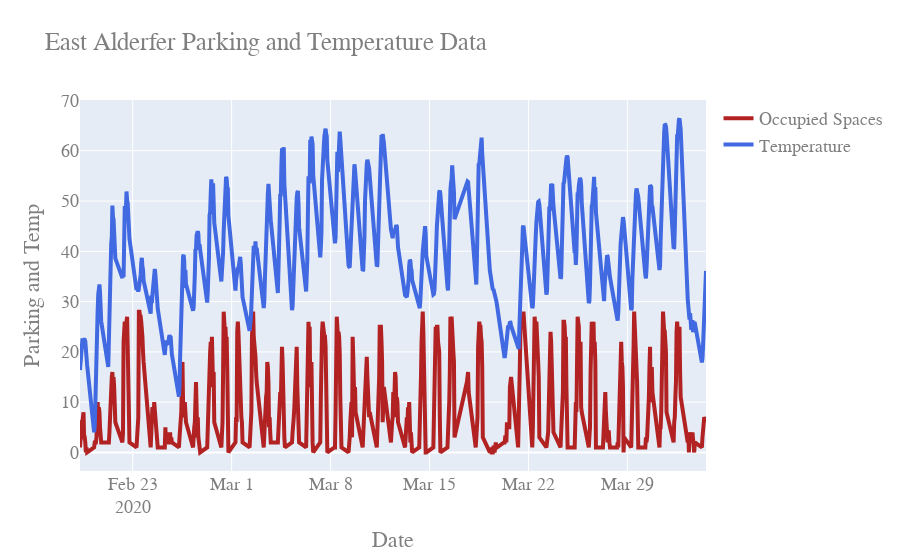

The cell this chart's notebook holds for it:
### Code cell
import requests
import datetime
import plotly.graph_objects as go\

lot_name = 'East Alderfer'
req = requests.get('https://services2.arcgis.com/23RzpZFMLfrk9IGV/arcgis/rest/services/LotSpotWeather_20200403/FeatureServer/0/query?where=PARKINGLOT+%3D+%27{}%27&objectIds=&time=&resultType=none&outFields=DATE_TIME%2C+PARKINGLOT%2C+OCCUPIED_S%2C+TEMPERATUR&returnHiddenFields=false&returnIdsOnly=false&returnUniqueIdsOnly=false&returnCountOnly=false&returnDistinctValues=false&cacheHint=false&orderByFields=DATE_TIME&groupByFieldsForStatistics=&outStatistics=&having=&resultOffset=&resultRecordCount=&sqlFormat=none&f=pjson&token=2NkgnttB_LqlybzMQP2cu4UMiJeq0Ov3os_7wCSzTiCR0r2b5t6G9aKvI6y-v6caz6xEhNaJXo3y80VfgTnhGL06lPBRs_nvX_QpBxiLKvM1_Dk3F3_YqRVJxW3G_0jCPhOx0RCEZzv5xhXznpwR43zFRTSVFDLxcjLlEBZHFefICiY-ArhTqhUE42GQFaviMzH6tSafe7skasXW3iSHTR7d2Y1LR_aBICRF3vc3o7HSA9AJ9luk6aiLz0vw43zN'.format(lot_name))

res = req.json()
date_times = []
occ_spaces = []
temps = []

for r in res["features"]:
    date_times.append(datetime.datetime.utcfromtimestamp((r["attributes"]["DATE_TIME"])/1000))
    occ_spaces.append(r["attributes"]["OCCUPIED_S"])
    temps.append(r["attributes"]["TEMPERATUR"])

fig = go.Figure()

fig.add_trace(go.Scatter(x=date_times, y=occ_spaces, name='Occupied Spaces',
                         line=dict(color='firebrick', width=4)))
fig.add_trace(go.Scatter(x=date_times, y=temps, name = 'Temperature',
                         line=dict(color='royalblue', width=4)))

fig.update_layout(
    title="{} Parking and Temperature Data".format(lot_name),
    xaxis_title="Date",
    yaxis_title="Parking and Temp",
    font=dict(
        family="Courier New, monospace",
        size=18,
        color="#7f7f7f"
    )
)

fig.show()

### Figure 1 — Plotly figure (JSON) as saved in the notebook; plotly's stock layout.template omitted (floating-point values rounded to 4 significant figures; data arrays with more than 128 entries replaced by an {"elided": "..."} marker saying what was removed)
{"data": [{"line": {"color": "firebrick", "width": 4}, "name": "Occupied Spaces", "type": "scatter", "x": {"elided": "564 str values"}, "y": {"elided": "564 int values"}}, {"line": {"color": "royalblue", "width": 4}, "name": "Temperature", "type": "scatter", "x": {"elided": "564 str values"}, "y": {"elided": "564 float values"}}], "layout": {"font": {"color": "#7f7f7f", "family": "Courier New, monospace", "size": 18}, "title": {"text": "East Alderfer Parking and Temperature Data"}, "xaxis": {"title": {"text": "Date"}}, "yaxis": {"title": {"text": "Parking and Temp"}}}}
